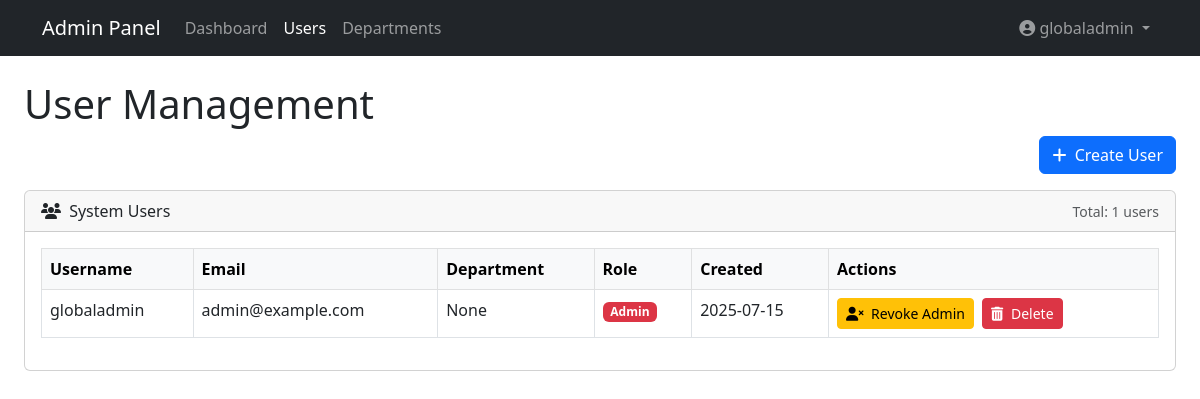
/admin/users (signed in), run on an earlier commit of the app's database.
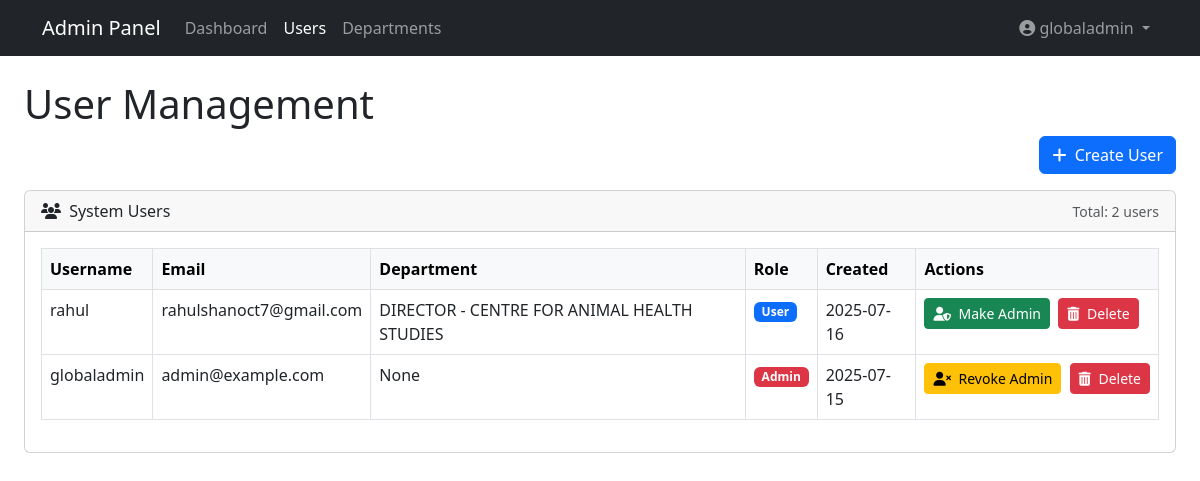
And on a later commit of the database.
### models.py (models this page shows, shortened)
class User(db.Model, UserMixin):
    __tablename__ = 'users'
    id = db.Column(db.Integer, primary_key=True)
    username = db.Column(db.String(80), unique=True, nullable=False)
    email = db.Column(db.String(120), unique=True, nullable=False)
    password_hash = db.Column(db.String(128))
    user_role = db.Column(db.String(20), default='user')
    is_global_admin = db.Column(db.Boolean, default=False)
    depart_code = db.Column(db.String(10), db.ForeignKey('departments.depart_code'))
    created_at = db.Column(db.DateTime, default=datetime.utcnow)
    department = db.relationship('Department', backref='users')

class Department(db.Model):
    __tablename__ = 'departments'
    depart_code = db.Column(db.String(20), primary_key=True)
    depart_name = db.Column(db.String(100), nullable=False)

### routes/admin_routes.py (the view)
@admin_bp.route('/users')
@login_required
@admin_required
def manage_users():
    users = User.query.order_by(User.created_at.desc()).all()
    departments = Department.query.all()
    return render_template('admin/users.html', users=users, departments=departments)

### routes/admin_routes.py (called while the page is built)
def admin_required(f):
    @wraps(f)
    def decorated_function(*args, **kwargs):
        if not current_user.is_authenticated or not current_user.is_global_admin:
            flash('Access denied: Admin privileges required', 'danger')
            return redirect(url_for('auth.login'))
        return f(*args, **kwargs)
    return decorated_function

### templates/admin/users.html (shortened to what this page needs)
{% extends "admin/base.html" %}
{% block content %}
<div class="container-fluid">
    <h1 class="mt-4">User Management</h1>
    <div class="d-flex justify-content-between mb-3">
        <button class="btn btn-primary" type="button" data-bs-toggle="collapse" data-bs-target="#createUserForm">
            <i class="fas fa-plus me-1"></i> Create User
        </button>
    </div>
    <div class="card mb-4">
        <div class="card-header d-flex justify-content-between align-items-center">
            <div>
                <i class="fas fa-users me-1"></i>
                System Users
            </div>
            <div class="text-muted small">
                Total: {{ users|length }} users
            </div>
        </div>
        <div class="card-body">
            <div class="table-responsive">
                <table class="table table-hover table-bordered">
                    <thead class="table-light">
                        <tr>
                            <th>Username</th>
                            <th>Email</th>
                            <th>Department</th>
                            <th>Role</th>
                            <th>Created</th>
                            <th>Actions</th>
                        </tr>
                    </thead>
                    <tbody>
                        {% for user in users %}
                        <tr>
                            <td>{{ user.username }}</td>
                            <td>{{ user.email }}</td>
                            <td>{{ user.department.depart_name if user.department else 'None' }}</td>
                            <td>
                                <span class="badge {{ 'bg-danger' if user.is_global_admin else 'bg-primary' }}">
                                    {{ 'Admin' if user.is_global_admin else 'User' }}
                                </span>
                            </td>
                            <td>{{ user.created_at.strftime('%Y-%m-%d') }}</td>
                            <td class="text-nowrap">
                                <form method="POST" action="{{ url_for('admin.toggle_admin', user_id=user.id) }}" class="d-inline">
                                    <button type="submit" class="btn btn-sm {{ 'btn-warning' if user.is_global_admin else 'btn-success' }}">
                                        <i class="fas {{ 'fa-user-times' if user.is_global_admin else 'fa-user-shield' }} me-1"></i>
                                        {{ 'Revoke Admin' if user.is_global_admin else 'Make Admin' }}
                                    </button>
                                </form>
                                <form method="POST" action="{{ url_for('admin.delete_user', user_id=user.id) }}" class="d-inline ms-1">
                                    <button type="submit" class="btn btn-sm btn-danger" onclick="return confirm('Are you sure you want to delete this user?')">
                                        <i class="fas fa-trash-alt me-1"></i> Delete
                                    </button>
                                </form>
                            </td>
                        </tr>
                        {% endfor %}
                    </tbody>
                </table>
            </div>
        </div>
    </div>
</div>
{% endblock %}

### templates/admin/base.html (shortened to what this page needs)
<!DOCTYPE html>
<html lang="en">
<head>
    <link href="https://cdn.jsdelivr.net/npm/bootstrap@5.3.0/dist/css/bootstrap.min.css" rel="stylesheet">
    <link href="https://cdnjs.cloudflare.com/ajax/libs/font-awesome/6.4.0/css/all.min.css" rel="stylesheet">
</head>
<body>
    <nav class="navbar navbar-expand-lg navbar-dark bg-dark">
        <div class="container">
            <a class="navbar-brand" href="{{ url_for('admin.admin_dashboard') }}">Admin Panel</a>
            <div class="collapse navbar-collapse" id="navbarNav">
                <ul class="navbar-nav me-auto">
                    <li class="nav-item">
                        <a class="nav-link" href="{{ url_for('admin.admin_dashboard') }}">Dashboard</a>
                    </li>
                    <li class="nav-item">
                        <a class="nav-link active" href="{{ url_for('admin.manage_users') }}">Users</a>
                    </li>
                    <li class="nav-item">
                        <a class="nav-link" href="{{ url_for('admin.manage_departments') }}">Departments</a>
                    </li>
                </ul>
                <ul class="navbar-nav">
                    <li class="nav-item dropdown">
                        <a class="nav-link dropdown-toggle" href="#" id="navbarDropdown" role="button" data-bs-toggle="dropdown">
                            <i class="fas fa-user-circle"></i> {{ current_user.username }}
                        </a>
                    </li>
                </ul>
            </div>
        </div>
    </nav>
    <div class="container-fluid">
        {% block content %}{% endblock %}
    </div>
</body>
</html>

What changed in the data, as far as the page shows it:
added User: username "rahul", email "rahulshanoct7@gmail.com", department "DIRECTOR - CENTRE FOR ANIMAL HEALTH STUDIES", is_global_admin "User", created_at "2025-07-16", is_global_admin "Make Admin"
Also different on the page:
{{ users|length }}: "1" → "2"
